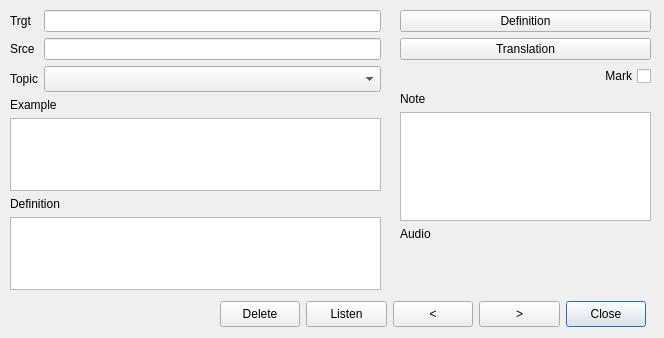
<?xml version="1.0" encoding="UTF-8"?>
<ui version="4.0">
 <class>Dlg_editItem</class>
 <widget class="QDialog" name="Dlg_editItem">
  <property name="windowModality">
   <enum>Qt::ApplicationModal</enum>
  </property>
  <property name="geometry">
   <rect>
    <x>0</x>
    <y>0</y>
    <width>664</width>
    <height>338</height>
   </rect>
  </property>
  <property name="windowTitle">
   <string>Edit</string>
  </property>
  <widget class="QWidget" name="layoutWidget">
   <property name="geometry">
    <rect>
     <x>400</x>
     <y>10</y>
     <width>251</width>
     <height>231</height>
    </rect>
   </property>
   <layout class="QVBoxLayout" name="verticalLayout_4">
    <item>
     <layout class="QVBoxLayout" name="verticalLayout_2">
      <item>
       <widget class="QPushButton" name="pushButton_editItem_defn">
        <property name="text">
         <string>Definition</string>
        </property>
       </widget>
      </item>
      <item>
       <widget class="QPushButton" name="pushButton_editItem_trans">
        <property name="text">
         <string>Translation</string>
        </property>
       </widget>
      </item>
     </layout>
    </item>
    <item>
     <widget class="QCheckBox" name="checkBox_editItem_mark">
      <property name="layoutDirection">
       <enum>Qt::RightToLeft</enum>
      </property>
      <property name="text">
       <string>Mark</string>
      </property>
     </widget>
    </item>
    <item>
     <layout class="QVBoxLayout" name="verticalLayout_3">
      <item>
       <widget class="QLabel" name="label_7">
        <property name="text">
         <string>Note</string>
        </property>
       </widget>
      </item>
      <item>
       <widget class="QPlainTextEdit" name="plainTextEdit_note"/>
      </item>
      <item>
       <widget class="QLabel" name="label_6">
        <property name="text">
         <string>Audio</string>
        </property>
       </widget>
      </item>
     </layout>
    </item>
   </layout>
  </widget>
  <widget class="QWidget" name="layoutWidget">
   <property name="geometry">
    <rect>
     <x>10</x>
     <y>10</y>
     <width>371</width>
     <height>280</height>
    </rect>
   </property>
   <layout class="QVBoxLayout" name="verticalLayout_5">
    <item>
     <layout class="QGridLayout" name="gridLayout">
      <item row="0" column="0">
       <widget class="QLabel" name="label">
        <property name="text">
         <string>Trgt</string>
        </property>
       </widget>
      </item>
      <item row="0" column="1">
       <widget class="QLineEdit" name="lineEdit_trgt"/>
      </item>
      <item row="1" column="0">
       <widget class="QLabel" name="label_2">
        <property name="text">
         <string>Srce</string>
        </property>
       </widget>
      </item>
      <item row="1" column="1">
       <widget class="QLineEdit" name="lineEdit_srce"/>
      </item>
      <item row="2" column="0">
       <widget class="QLabel" name="label_3">
        <property name="text">
         <string>Topic</string>
        </property>
       </widget>
      </item>
      <item row="2" column="1">
       <widget class="QComboBox" name="comboBox_topic">
        <property name="minimumSize">
         <size>
          <width>0</width>
          <height>26</height>
         </size>
        </property>
       </widget>
      </item>
     </layout>
    </item>
    <item>
     <layout class="QVBoxLayout" name="verticalLayout">
      <item>
       <widget class="QLabel" name="label_4">
        <property name="text">
         <string>Example</string>
        </property>
       </widget>
      </item>
      <item>
       <widget class="QPlainTextEdit" name="plainTextEdit_exmp"/>
      </item>
      <item>
       <widget class="QLabel" name="label_5">
        <property name="text">
         <string>Definition</string>
        </property>
       </widget>
      </item>
      <item>
       <widget class="QPlainTextEdit" name="plainTextEdit_defn"/>
      </item>
     </layout>
    </item>
   </layout>
  </widget>
  <widget class="QWidget" name="layoutWidget">
   <property name="geometry">
    <rect>
     <x>220</x>
     <y>300</y>
     <width>426</width>
     <height>28</height>
    </rect>
   </property>
   <layout class="QHBoxLayout" name="horizontalLayout_2">
    <item>
     <widget class="QPushButton" name="pushButton_editItem_delete">
      <property name="minimumSize">
       <size>
        <width>0</width>
        <height>26</height>
       </size>
      </property>
      <property name="text">
       <string>Delete</string>
      </property>
     </widget>
    </item>
    <item>
     <widget class="QPushButton" name="pushButton_editItem_listen">
      <property name="minimumSize">
       <size>
        <width>0</width>
        <height>26</height>
       </size>
      </property>
      <property name="text">
       <string>Listen</string>
      </property>
     </widget>
    </item>
    <item>
     <widget class="QPushButton" name="pushButton_editItem_prev">
      <property name="minimumSize">
       <size>
        <width>0</width>
        <height>26</height>
       </size>
      </property>
      <property name="text">
       <string>&lt;</string>
      </property>
     </widget>
    </item>
    <item>
     <widget class="QPushButton" name="pushButton_editItem_next">
      <property name="minimumSize">
       <size>
        <width>0</width>
        <height>26</height>
       </size>
      </property>
      <property name="text">
       <string>&gt;</string>
      </property>
     </widget>
    </item>
    <item>
     <widget class="QPushButton" name="pushButton_editItem_close">
      <property name="minimumSize">
       <size>
        <width>0</width>
        <height>26</height>
       </size>
      </property>
      <property name="text">
       <string>Close</string>
      </property>
      <property name="default">
       <bool>true</bool>
      </property>
     </widget>
    </item>
   </layout>
  </widget>
 </widget>
 <resources/>
 <connections/>
</ui>
